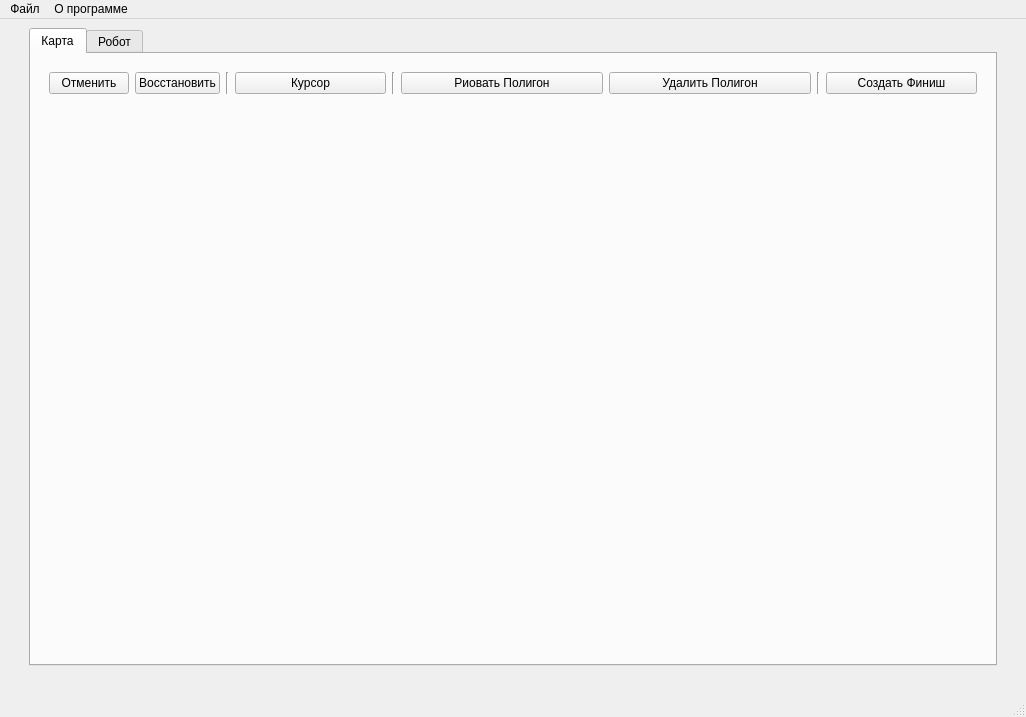
<?xml version="1.0" encoding="UTF-8"?>
<ui version="4.0">
 <class>MainWindow</class>
 <widget class="QMainWindow" name="MainWindow">
  <property name="geometry">
   <rect>
    <x>0</x>
    <y>0</y>
    <width>1026</width>
    <height>717</height>
   </rect>
  </property>
  <property name="windowTitle">
   <string>Robot-MetallFinder connector</string>
  </property>
  <widget class="QWidget" name="centralwidget">
   <layout class="QGridLayout" name="gridLayout">
    <item row="1" column="2">
     <spacer name="verticalSpacer_4">
      <property name="orientation">
       <enum>Qt::Vertical</enum>
      </property>
      <property name="sizeType">
       <enum>QSizePolicy::Maximum</enum>
      </property>
      <property name="sizeHint" stdset="0">
       <size>
        <width>20</width>
        <height>20</height>
       </size>
      </property>
     </spacer>
    </item>
    <item row="0" column="3">
     <spacer name="horizontalSpacer">
      <property name="orientation">
       <enum>Qt::Horizontal</enum>
      </property>
      <property name="sizeType">
       <enum>QSizePolicy::Maximum</enum>
      </property>
      <property name="sizeHint" stdset="0">
       <size>
        <width>20</width>
        <height>20</height>
       </size>
      </property>
     </spacer>
    </item>
    <item row="0" column="0">
     <spacer name="horizontalSpacer_2">
      <property name="orientation">
       <enum>Qt::Horizontal</enum>
      </property>
      <property name="sizeType">
       <enum>QSizePolicy::Maximum</enum>
      </property>
      <property name="sizeHint" stdset="0">
       <size>
        <width>20</width>
        <height>20</height>
       </size>
      </property>
     </spacer>
    </item>
    <item row="0" column="2">
     <widget class="QTabWidget" name="tabWidget">
      <property name="tabPosition">
       <enum>QTabWidget::North</enum>
      </property>
      <property name="tabShape">
       <enum>QTabWidget::Rounded</enum>
      </property>
      <property name="currentIndex">
       <number>0</number>
      </property>
      <widget class="QWidget" name="tab_map">
       <attribute name="title">
        <string>Карта</string>
       </attribute>
       <layout class="QGridLayout" name="gridLayout_8">
        <item row="0" column="0">
         <layout class="QVBoxLayout" name="verticalLayout" stretch="0,1">
          <item>
           <widget class="QWidget" name="edit_map_widget" native="true">
            <layout class="QGridLayout" name="gridLayout_2">
             <item row="0" column="0">
              <layout class="QHBoxLayout" name="edit_map_hl" stretch="1,1,0,3,0,4,4,0,3">
               <item>
                <widget class="QPushButton" name="undo_btn">
                 <property name="text">
                  <string>Отменить</string>
                 </property>
                </widget>
               </item>
               <item>
                <widget class="QPushButton" name="recover_btn">
                 <property name="text">
                  <string>Восстановить</string>
                 </property>
                </widget>
               </item>
               <item>
                <widget class="Line" name="line">
                 <property name="orientation">
                  <enum>Qt::Vertical</enum>
                 </property>
                </widget>
               </item>
               <item>
                <widget class="QPushButton" name="cursor_btn">
                 <property name="text">
                  <string>Курсор</string>
                 </property>
                </widget>
               </item>
               <item>
                <widget class="Line" name="line_2">
                 <property name="orientation">
                  <enum>Qt::Vertical</enum>
                 </property>
                </widget>
               </item>
               <item>
                <widget class="QPushButton" name="poligon_btn">
                 <property name="text">
                  <string>Риовать Полигон</string>
                 </property>
                </widget>
               </item>
               <item>
                <widget class="QPushButton" name="del_poligon_btn">
                 <property name="text">
                  <string>Удалить Полигон</string>
                 </property>
                </widget>
               </item>
               <item>
                <widget class="Line" name="line_3">
                 <property name="orientation">
                  <enum>Qt::Vertical</enum>
                 </property>
                </widget>
               </item>
               <item>
                <widget class="QPushButton" name="finish_btn">
                 <property name="text">
                  <string>Создать Финиш</string>
                 </property>
                </widget>
               </item>
              </layout>
             </item>
            </layout>
           </widget>
          </item>
          <item>
           <widget class="QWidget" name="map_widget" native="true">
            <layout class="QGridLayout" name="layout">
             <item row="0" column="0">
              <layout class="QGridLayout" name="map_layout"/>
             </item>
            </layout>
           </widget>
          </item>
         </layout>
        </item>
       </layout>
      </widget>
      <widget class="QWidget" name="tab_robot">
       <attribute name="title">
        <string>Робот</string>
       </attribute>
       <layout class="QGridLayout" name="gridLayout_7">
        <item row="0" column="0">
         <layout class="QVBoxLayout" name="verticalLayout_3">
          <item>
           <layout class="QHBoxLayout" name="horizontalLayout_3">
            <item>
             <widget class="QPushButton" name="update_dev_btn">
              <property name="text">
               <string>Обновить</string>
              </property>
             </widget>
            </item>
            <item>
             <spacer name="horizontalSpacer_5">
              <property name="orientation">
               <enum>Qt::Horizontal</enum>
              </property>
              <property name="sizeHint" stdset="0">
               <size>
                <width>20</width>
                <height>20</height>
               </size>
              </property>
             </spacer>
            </item>
           </layout>
          </item>
          <item>
           <layout class="QHBoxLayout" name="horizontalLayout_2" stretch="0,0,0">
            <item>
             <widget class="QWidget" name="edit_widget" native="true">
              <layout class="QGridLayout" name="gridLayout_3">
               <item row="0" column="0">
                <layout class="QVBoxLayout" name="verticalLayout_2">
                 <item>
                  <widget class="QPushButton" name="discon_btn">
                   <property name="text">
                    <string>Отключиться</string>
                   </property>
                  </widget>
                 </item>
                 <item>
                  <spacer name="verticalSpacer">
                   <property name="orientation">
                    <enum>Qt::Vertical</enum>
                   </property>
                   <property name="sizeHint" stdset="0">
                    <size>
                     <width>20</width>
                     <height>40</height>
                    </size>
                   </property>
                  </spacer>
                 </item>
                 <item>
                  <widget class="QPushButton" name="get_data_btn">
                   <property name="text">
                    <string>Получить данные</string>
                   </property>
                  </widget>
                 </item>
                 <item>
                  <widget class="QPushButton" name="clear_btn">
                   <property name="text">
                    <string>Очистить память</string>
                   </property>
                  </widget>
                 </item>
                 <item>
                  <widget class="QPushButton" name="load_btn">
                   <property name="text">
                    <string>Загрузить карту</string>
                   </property>
                  </widget>
                 </item>
                </layout>
               </item>
              </layout>
             </widget>
            </item>
            <item>
             <widget class="QWidget" name="devices_widwet" native="true">
              <layout class="QGridLayout" name="gridLayout_6">
               <item row="0" column="0">
                <layout class="QVBoxLayout" name="verticalLayout_5" stretch="0,0,0,0">
                 <item>
                  <widget class="QLabel" name="divices_label">
                   <property name="text">
                    <string>Доступные устройства:</string>
                   </property>
                  </widget>
                 </item>
                 <item>
                  <spacer name="verticalSpacer_3">
                   <property name="orientation">
                    <enum>Qt::Vertical</enum>
                   </property>
                   <property name="sizeType">
                    <enum>QSizePolicy::Fixed</enum>
                   </property>
                   <property name="sizeHint" stdset="0">
                    <size>
                     <width>20</width>
                     <height>10</height>
                    </size>
                   </property>
                  </spacer>
                 </item>
                 <item>
                  <layout class="QVBoxLayout" name="devices_vl"/>
                 </item>
                 <item>
                  <spacer name="verticalSpacer_2">
                   <property name="orientation">
                    <enum>Qt::Vertical</enum>
                   </property>
                   <property name="sizeHint" stdset="0">
                    <size>
                     <width>20</width>
                     <height>40</height>
                    </size>
                   </property>
                  </spacer>
                 </item>
                </layout>
               </item>
              </layout>
             </widget>
            </item>
            <item>
             <widget class="QWidget" name="info_widget" native="true">
              <layout class="QGridLayout" name="gridLayout_5">
               <item row="0" column="0">
                <layout class="QVBoxLayout" name="verticalLayout_4" stretch="0,0,0,1,0,0">
                 <item>
                  <widget class="QLabel" name="name_lable">
                   <property name="text">
                    <string>Имя робота: Robot 1</string>
                   </property>
                  </widget>
                 </item>
                 <item>
                  <widget class="QLabel" name="mode_label">
                   <property name="text">
                    <string>Режим робота: Закончил работу</string>
                   </property>
                  </widget>
                 </item>
                 <item>
                  <spacer name="verticalSpacer_6">
                   <property name="orientation">
                    <enum>Qt::Vertical</enum>
                   </property>
                   <property name="sizeType">
                    <enum>QSizePolicy::Maximum</enum>
                   </property>
                   <property name="sizeHint" stdset="0">
                    <size>
                     <width>20</width>
                     <height>10</height>
                    </size>
                   </property>
                  </spacer>
                 </item>
                 <item>
                  <widget class="QWidget" name="search_info_widget" native="true">
                   <layout class="QGridLayout" name="gridLayout_4">
                    <item row="1" column="0">
                     <layout class="QVBoxLayout" name="serch_info_vl" stretch="0,0,0,0,0,0,0,0">
                      <item>
                       <widget class="QLabel" name="label_4">
                        <property name="text">
                         <string>Информация о поиске:</string>
                        </property>
                       </widget>
                      </item>
                      <item>
                       <spacer name="verticalSpacer_7">
                        <property name="orientation">
                         <enum>Qt::Vertical</enum>
                        </property>
                        <property name="sizeType">
                         <enum>QSizePolicy::Maximum</enum>
                        </property>
                        <property name="sizeHint" stdset="0">
                         <size>
                          <width>20</width>
                          <height>10</height>
                         </size>
                        </property>
                       </spacer>
                      </item>
                      <item>
                       <widget class="QLabel" name="places_label">
                        <property name="text">
                         <string>Обнаружено мест с металлом: 7</string>
                        </property>
                       </widget>
                      </item>
                      <item>
                       <widget class="QLabel" name="spent_time_lable">
                        <property name="text">
                         <string>Затраченное время: 1 ч. 30 мин.</string>
                        </property>
                       </widget>
                      </item>
                      <item>
                       <spacer name="verticalSpacer_8">
                        <property name="orientation">
                         <enum>Qt::Vertical</enum>
                        </property>
                        <property name="sizeType">
                         <enum>QSizePolicy::Maximum</enum>
                        </property>
                        <property name="sizeHint" stdset="0">
                         <size>
                          <width>20</width>
                          <height>10</height>
                         </size>
                        </property>
                       </spacer>
                      </item>
                      <item>
                       <widget class="QLabel" name="label_5">
                        <property name="text">
                         <string>Затраченный заряд:</string>
                        </property>
                       </widget>
                      </item>
                      <item>
                       <widget class="QProgressBar" name="spent_power_bar">
                        <property name="value">
                         <number>80</number>
                        </property>
                       </widget>
                      </item>
                      <item>
                       <spacer name="verticalSpacer_9">
                        <property name="orientation">
                         <enum>Qt::Vertical</enum>
                        </property>
                        <property name="sizeHint" stdset="0">
                         <size>
                          <width>20</width>
                          <height>40</height>
                         </size>
                        </property>
                       </spacer>
                      </item>
                     </layout>
                    </item>
                   </layout>
                  </widget>
                 </item>
                 <item>
                  <widget class="QLabel" name="label">
                   <property name="text">
                    <string>Текущий заряд:</string>
                   </property>
                  </widget>
                 </item>
                 <item>
                  <widget class="QProgressBar" name="current_power_bar">
                   <property name="value">
                    <number>20</number>
                   </property>
                  </widget>
                 </item>
                </layout>
               </item>
              </layout>
             </widget>
            </item>
           </layout>
          </item>
          <item>
           <widget class="QLabel" name="is_bluetooth_lable">
            <property name="text">
             <string>TextLabel</string>
            </property>
           </widget>
          </item>
         </layout>
        </item>
        <item row="0" column="1">
         <spacer name="horizontalSpacer_3">
          <property name="orientation">
           <enum>Qt::Horizontal</enum>
          </property>
          <property name="sizeHint" stdset="0">
           <size>
            <width>10</width>
            <height>20</height>
           </size>
          </property>
         </spacer>
        </item>
       </layout>
      </widget>
     </widget>
    </item>
   </layout>
  </widget>
  <widget class="QMenuBar" name="menubar">
   <property name="geometry">
    <rect>
     <x>0</x>
     <y>0</y>
     <width>1026</width>
     <height>26</height>
    </rect>
   </property>
   <widget class="QMenu" name="file_menu">
    <property name="title">
     <string>Файл</string>
    </property>
    <addaction name="action_open"/>
    <addaction name="separator"/>
    <addaction name="action_save"/>
    <addaction name="action_save_as"/>
    <addaction name="separator"/>
    <addaction name="action_load"/>
   </widget>
   <widget class="QMenu" name="about_manu">
    <property name="title">
     <string>О программе</string>
    </property>
    <addaction name="action_GitHub"/>
    <addaction name="action_YM_API"/>
   </widget>
   <addaction name="file_menu"/>
   <addaction name="about_manu"/>
  </widget>
  <widget class="QStatusBar" name="statusbar"/>
  <action name="action_open">
   <property name="text">
    <string>Открыть</string>
   </property>
  </action>
  <action name="action_save">
   <property name="text">
    <string>Сохранить</string>
   </property>
  </action>
  <action name="action_save_as">
   <property name="text">
    <string>Сохранить как</string>
   </property>
  </action>
  <action name="action_load">
   <property name="text">
    <string>Загрузить в робота</string>
   </property>
  </action>
  <action name="action_GitHub">
   <property name="text">
    <string>Приложение в GitHub</string>
   </property>
  </action>
  <action name="action_YM_API">
   <property name="text">
    <string>Yandex Map API</string>
   </property>
  </action>
  <action name="action_7">
   <property name="text">
    <string>Благодарностть</string>
   </property>
  </action>
 </widget>
 <resources/>
 <connections/>
</ui>
